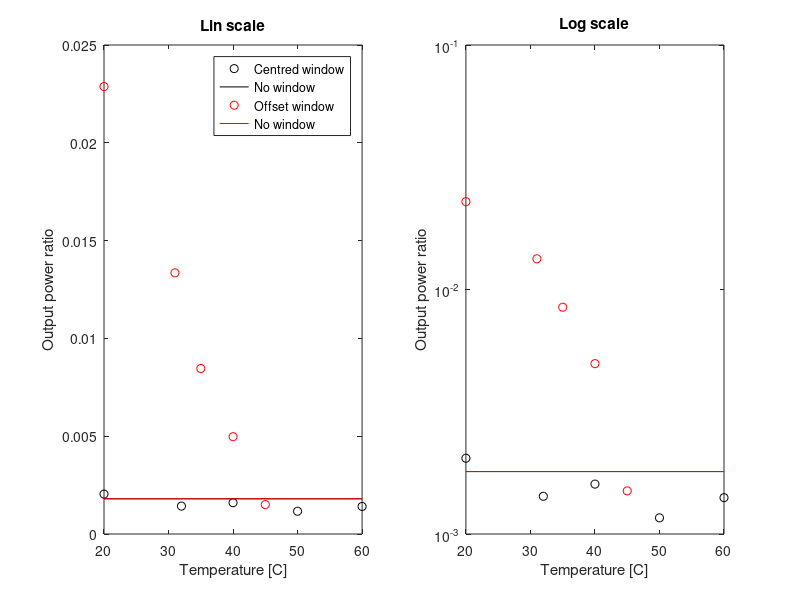

Recreate this plot in MATLAB. (Note: this script raises an error after producing the figure.)
%% For centred window
P0 = [3.03e-6,1.68e-3];
R0 = P0(1)/sum(P0); 
T1  = [20, 32, 40, 50, 60];
P1  = [2.7e-6,1.32e-3;
        2.1e-6,1.47e-3;
        2.5e-6,1.56e-3;
        1.9e-6,1.63e-3;
        2.2e-6,1.56e-3];
R1 = P1(:,1)./sum(P1,2);

% hold off

%% For offset window
P02 = [2.75e-6,1.427e-3];
R02 = P02(1)/sum(P02); 
T2  = [20, 45, 40, 35, 31];
P2  = [30.9e-6,1.32e-3;
        2.3e-6,1.53e-3;
        7.7e-6,1.54e-3;
        13.4e-6,1.57e-3;
        20.3e-6,1.5e-3];
R2 = P2(:,1)./sum(P2,2);

subplot(1,2,1)
plot(T1,R1,'ko')
hold on
plot([20,60],[R0,R0],'k')
plot(T2,R2,'ro')
plot([20,60],[R0,R0],'r')
hold off
xlabel('Temperature [C]')
ylabel('Output power ratio')
legend('Centred window','No window', 'Offset window','No window')
title('Lin scale')

subplot(1,2,2)
plot(T1,R1,'ko')
hold on
plot([20,60],[R0,R0],'k')
plot(T2,R2,'ro')
plot([20,60],[R0,R0],'r')
hold off
set(gca,'Yscale','log')
xlabel('Temperature [C]')
ylabel('Output power ratio')
title('Log scale')

suptitle('Temperature dependence of window birefringence')

